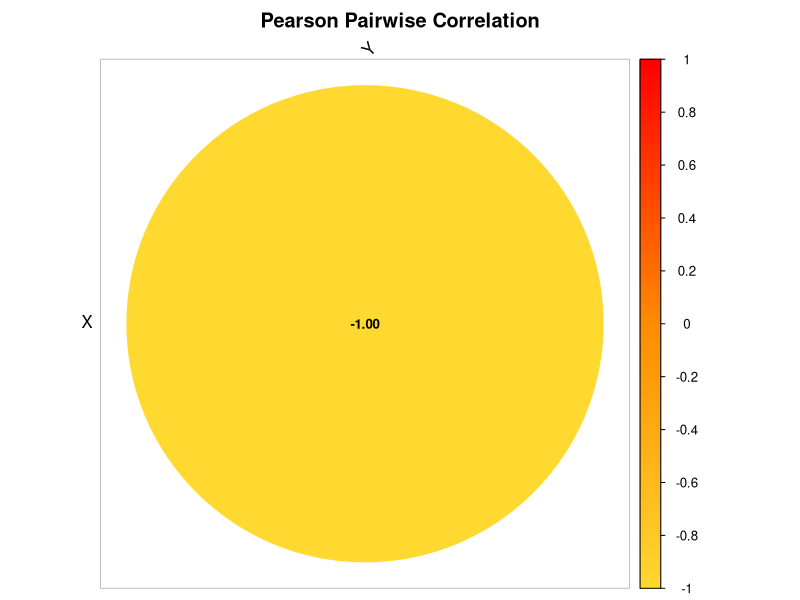
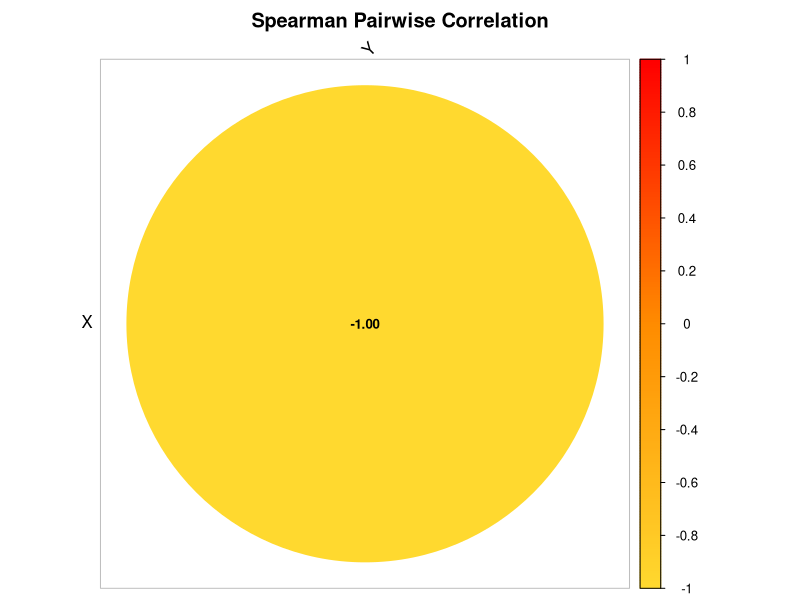

Reproduce these figures in R, in order.
################################################################################
################ CORRELATION-BASED NETWORK INFERENCE ###########################
################################################################################

# ============================================================
# Working Directory
# ============================================================

setwd('/Users/gio/Desktop/My Dissertation/Dissertation Focus/Main Version/1_Basic_Net_Raw/Simple_Network_2')

# ============================================================
# Required Libraries
# ============================================================

library(dplyr)
library(tidyr)
library(corrplot)

################################################################################
################################################################################

# ============================================================
# CORRELATION-BASED NETWORK INFERENCE
# Pearson and Spearman Correlation
# ============================================================
#
# Purpose:
#   • Provide classical baseline methods for comparison with CIRN
#   • Infer signed but UNDIRECTED associations
#   • Convert associations into directed edges for evaluation
#
# NOTE:
#   Correlation does NOT infer causality or direction.
#   Edges are duplicated in both directions for comparability.
# ============================================================

infer_network_correlation <- function(df, time_col, method = "pearson",
                                      cor_threshold = 0.3,
                                      p_threshold = 0.05) {
  
  # ------------------------------------------------------------
  # 1. Remove time column
  # ------------------------------------------------------------
  
  vars <- setdiff(names(df), time_col)
  data_mat <- df[, vars]
  
  # ------------------------------------------------------------
  # 2. Start runtime measurement
  # ------------------------------------------------------------
  
  start_time <- Sys.time()
  
  # ------------------------------------------------------------
  # 3. Compute correlation matrix
  # ------------------------------------------------------------
  
  cor_matrix <- cor(
    data_mat,
    method = method,
    use = "pairwise.complete.obs"
  )
  
  # ------------------------------------------------------------
  # 4. Compute p-values
  # ------------------------------------------------------------
  
  p_matrix <- matrix(
    NA,
    nrow = length(vars),
    ncol = length(vars),
    dimnames = list(vars, vars)
  )
  
  for (i in seq_along(vars)) {
    for (j in seq_along(vars)) {
      
      if (i == j) next
      
      test <- suppressWarnings(
        cor.test(
          data_mat[[vars[i]]],
          data_mat[[vars[j]]],
          method = method
        )
      )
      
      p_matrix[i, j] <- test$p.value
    }
  }
  
  # ------------------------------------------------------------
  # 5. Edge extraction
  # ------------------------------------------------------------
  
  edges <- data.frame()
  
  for (i in seq_along(vars)) {
    for (j in seq_along(vars)) {
      
      if (i == j) next
      
      r <- cor_matrix[i, j]
      p <- p_matrix[i, j]
      
      if (!is.na(r) &&
          abs(r) >= cor_threshold &&
          p < p_threshold) {
        
        edges <- rbind(
          edges,
          data.frame(
            predictor_set = paste0(method, "_correlation"),
            term = vars[i],
            target = vars[j],
            omega = r,
            odds_ratio = NA,
            sign = sign(r),
            regulation_type = ifelse(
              r > 0,
              "activation",
              "inhibition"
            ),
            rel_strength = abs(r),
            hdi_lower95 = NA,
            hdi_upper95 = NA,
            eti_lower95 = NA,
            eti_upper95 = NA,
            method = paste(method, "correlation")
          )
        )
      }
    }
  }
  
  # ------------------------------------------------------------
  # 6. Stop runtime measurement
  # ------------------------------------------------------------
  
  end_time <- Sys.time()
  
  runtime_seconds <- as.numeric(
    difftime(end_time, start_time, units = "secs")
  )
  
  message(
    "⏱ ", method, " correlation runtime: ",
    round(runtime_seconds, 4),
    " seconds"
  )
  
  return(list(
    edges = edges,
    runtime = runtime_seconds,
    cor_matrix = cor_matrix,
    p_matrix = p_matrix
  ))
}

################################################################################
################################################################################

# ============================================================
# Bubble Correlation Heatmap (like your example)
# ============================================================

plot_correlation_bubble <- function(cor_matrix, method_name = "Correlation") {
  
  corrplot(
    cor_matrix,
    
    method = "circle",           # circles like your figure
    type = "upper",              # upper triangle
    
    addCoef.col = "black",       # numbers inside circles
    number.cex = 0.8,
    
    col = colorRampPalette(
      c("#FFD92F", "#FF8C00", "#FF0000")
    )(200),                      # yellow → orange → red
    
    tl.col = "black",
    tl.srt = 45,
    
    diag = FALSE,
    
    title = paste(method_name, "Pairwise Correlation"),
    mar = c(0,0,2,0)
  )
}

################################################################################
################################################################################

# ============================================================
# Load Dataset
# ============================================================

sim_df <- read.csv("Simple_Network_2.csv") %>%
  na.omit()

time_col <- names(sim_df)[1]

################################################################################
################################################################################

# ============================================================
# Pearson Correlation Network
# ============================================================

pearson_res <- infer_network_correlation(
  df = sim_df,
  time_col = time_col,
  method = "pearson"
)

pearson_edges <- pearson_res$edges
pearson_edges

pearson_cor_mat <- pearson_res$cor_matrix
pearson_cor_mat

pearson_p_mat <- pearson_res$p_matrix
pearson_p_mat

# Pearson bubble heatmap

plot_correlation_bubble(
  pearson_res$cor_matrix,
  "Pearson"
)

################################################################################
################################################################################

# ============================================================
# Spearman Correlation Network
# ============================================================

spearman_res <- infer_network_correlation(
  df = sim_df,
  time_col = time_col,
  method = "spearman"
)

spearman_edges <- spearman_res$edges
spearman_edges

spearman_cor_mat <- spearman_res$cor_matrix
spearman_cor_mat

spearman_p_mat <- spearman_res$p_matrix
spearman_p_mat

# Spearman bubble heatmap

plot_correlation_bubble(
  spearman_res$cor_matrix,
  "Spearman"
)

################################################################################
################################################################################

# ============================================================
# Optional: Save figures for thesis / manuscript
# ============================================================

#pdf("Pearson_Correlation_Bubble.pdf", width = 6, height = 6)

#plot_correlation_bubble(
#  pearson_res$cor_matrix,
#  "Pearson"
#)

#dev.off()


#pdf("Spearman_Correlation_Bubble.pdf", width = 6, height = 6)

#plot_correlation_bubble(
#  spearman_res$cor_matrix,
#  "Spearman"
#)

#dev.off()

################################################################################
############################### ~ END ~ ########################################
################################################################################
